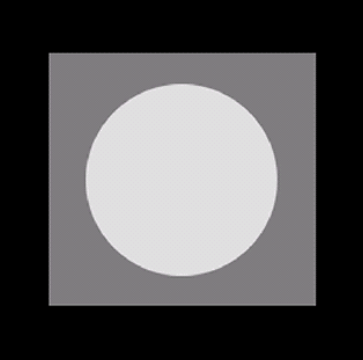
%> input picture Noise/Resources/origin.png, 363 x 360 px
$ octave NoiseGenerator.m   (GNU Octave 9; MATLAB toolbox functions it lacks are replaced by stand-ins)
%> lines starting %> are read from the running program, lines starting %| are printed output that depends on the picture
% 各种类型的噪声生成器

origin_img = imread('Resources/origin.png');
%> origin_img is the input picture: size 360x363x3 uint8; mean R, G, B 87.1, 86.1, 87.2

%% 高斯噪声
avg = 0;        % 均值
sigma = 25;     % 标准差
gaussian_noise_img = imnoise(origin_img, 'gaussian', avg, (sigma/255)^2);
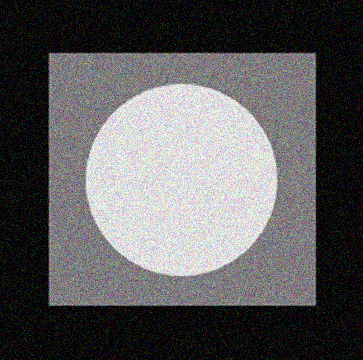
%> gaussian_noise_img: size 360x363x3 uint8; mean R, G, B 91.5, 90.6, 91.7
% imshow(gaussian_noise_img);

%% 泊松分布噪声
poisson_noise_img = imnoise(origin_img, 'poisson');
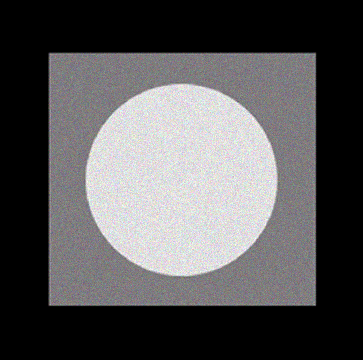
%> poisson_noise_img: size 360x363x3 uint8; mean R, G, B 87.1, 86, 87.2
% imshow(poisson_noise_img);

%% 椒盐噪声
noisy_density = 0.1;    % 噪声密度，大约有d*numel(img)个像素收到污染
salt_pepper_noise_img = imnoise(origin_img, 'salt & pepper', noisy_density);
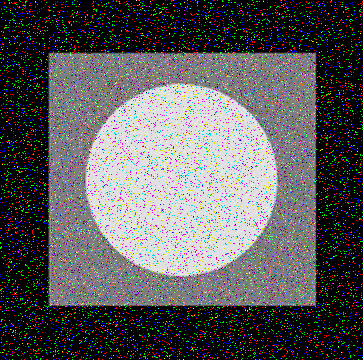
%> salt_pepper_noise_img: size 360x363x3 uint8; mean R, G, B 91.4, 90.2, 91.4
% imshow(salt_pepper_noise_img);

%% 斑点噪声
% g = f + n*f
% n是均值为0，方差为sigma的均匀分布随机噪声
sigma = 0.1;
speckle_noise_img = imnoise(origin_img, 'speckle', sigma);
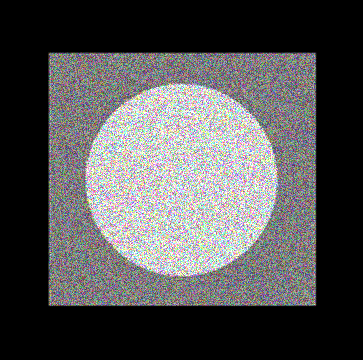
%> speckle_noise_img: size 360x363x3 uint8; mean R, G, B 83.3, 82.7, 83.4
% imshow(speckle_noise_img)
